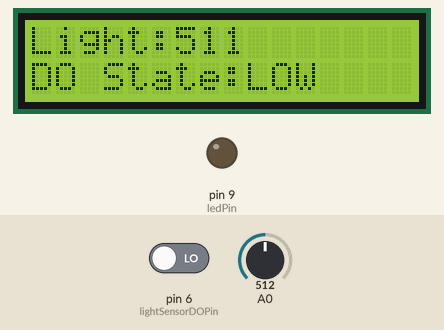
This sketch was run on a simulated Arduino Uno, built with avr-gcc and run on an emulated ATmega328P. Shown: 16×2 character LCD, output pins drawn as LEDs (lit = HIGH). Inputs (shaded band) come from the test bench; at power-on: pin 6 (lightSensorDOPin) LOW, A0 = 512. What the sketch prints to the serial monitor is not drawn.

Above: at 1.2 s.
1.3 s: pin 6 (lightSensorDOPin) driven HIGH
At 3.3 s:
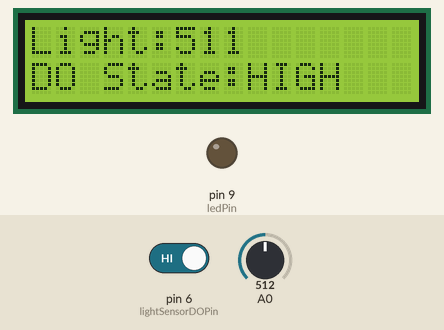
3.6 s: A0 set to 267
At 5.1 s:
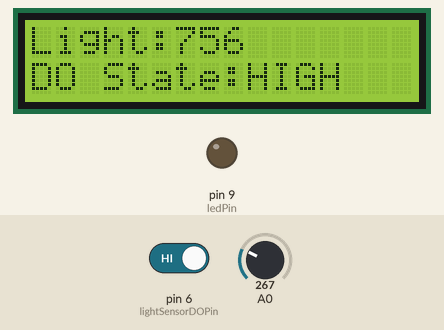
5.7 s: A0 set to 240
At 6.7 s:
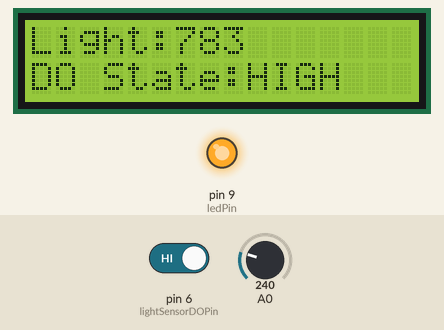
7.7 s: pin 6 (lightSensorDOPin) driven LOW
At 9.4 s:
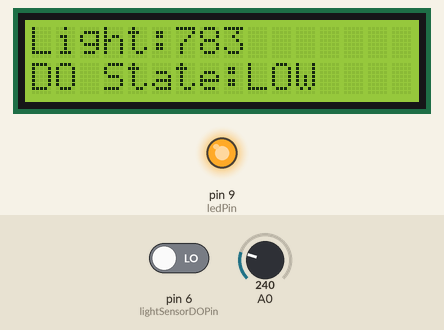
9.8 s: A0 set to 0
At 10.7 s:
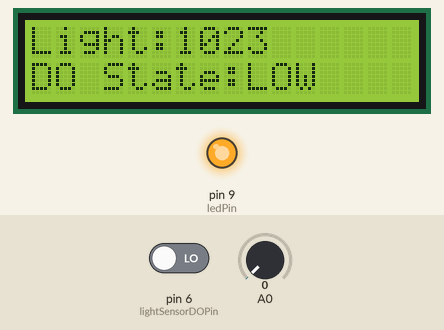
Timing chart, 0 to 12.8 s (numbered marks = the images above; inputs shaded):
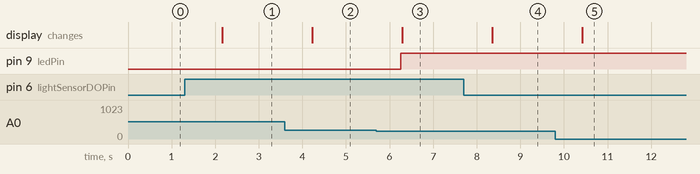

The sketch:

Arduino_LinghtSensor_LCD.ino
```cpp
#include <math.h>
#include <Wire.h>
#include <LiquidCrystal_I2C.h>
const int ledPin=9,lightSensorDOPin=6;                 //Connect the LED  to Pin13 Digital 13
const int thresholdvalue=30;         //The threshold for which the LED should turn on.
float Rsensor; //Resistance of sensor in K
// LCM1602 I2C LCD
LiquidCrystal_I2C lcd(0x27, 16, 2); // Set the LCD I2C address

void setup() {
  Serial.begin(9600);                //Start the Serial connection
  pinMode(ledPin,OUTPUT);            //Set the LED on Digital 13 as an OUTPUT
  pinMode(lightSensorDOPin,INPUT);
  lcd.begin();               // initialize the lcd
  lcd.backlight();

}
void loop() {
  int sensorValue = analogRead(A0);
  Rsensor=(float)(1023-sensorValue)*10/sensorValue;
  if(Rsensor<thresholdvalue)
  {
    digitalWrite(ledPin,LOW); //for Common Anode RGB
  }
  else
  {
  digitalWrite(ledPin,HIGH);
  }
  Serial.println("the analog read data is ");
  Serial.println(sensorValue);
  Serial.println("the sensor resistance is ");
  Serial.println(Rsensor,DEC);//show the light intensity on the serial monitor;

  lcd.clear();
  lcd.setCursor ( 0, 0 );        // go to home
  lcd.print("Light:");
  lcd.print(1023-sensorValue);
  lcd.setCursor ( 0, 1 );
  lcd.print("DO State:");
  lcd.print(digitalRead(lightSensorDOPin)?"HIGH":"LOW");
  delay(1000);
}
```

Measured:
- the behaviour switches between 256 and 255 on A0 (found by bisection; images 2 and 3)
- after the input at 1.3 s, the display: changes after 0.86 s (image 1)
- after the input at 3.6 s, the display: changes after 0.63 s (image 2)
- after the input at 5.7 s, pin 9 (ledPin): LOW → HIGH after 0.56 s; the display: changes after 0.59 s (image 3)
- after the input at 7.7 s, the display: changes after 0.66 s (image 4)
- after the input at 9.8 s, the display: changes after 0.62 s (image 5)
